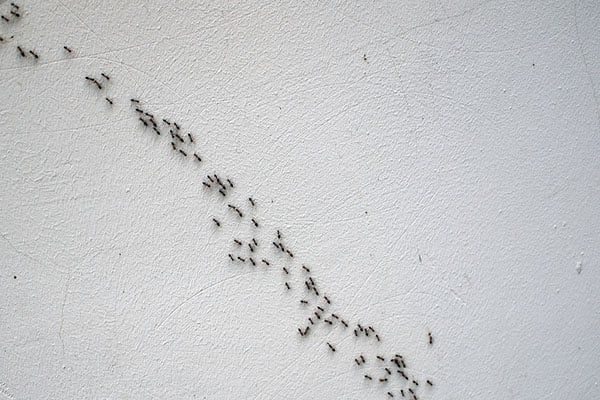
#> input picture image/edge_detection_1.jpg, 600 x 400 px
$ python main.py
#> lines starting #> are read from the running program, lines starting #| are printed output that depends on the picture; after the words box and inside, x2 and y2 are one past the last pixel; in counts of white or black regions, pixels touching at a corner belong together
#> in main, semut is the input picture: shape (400, 600, 3); mean B, G, R 202.3, 200.5, 199.6
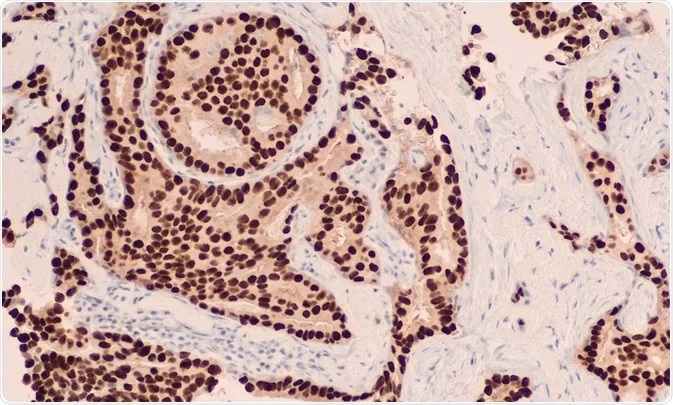
#> input picture image/edge_detection_2.jpg, 673 x 405 px
#> in main, bakteri is the input picture: shape (405, 673, 3); mean B, G, R 164.1, 169, 198.7
import cv2
import copy


def count_object(
    img: cv2.UMat, min_area: float, t1: float, t2: float
) -> (int, cv2.UMat):
#> called with min_area = 10, t1 = 0, t2 = 100
    img_cpy = copy.deepcopy(img)
    gray = cv2.cvtColor(img, cv2.COLOR_BGR2GRAY)
    edges = cv2.Canny(gray, t1, t2)
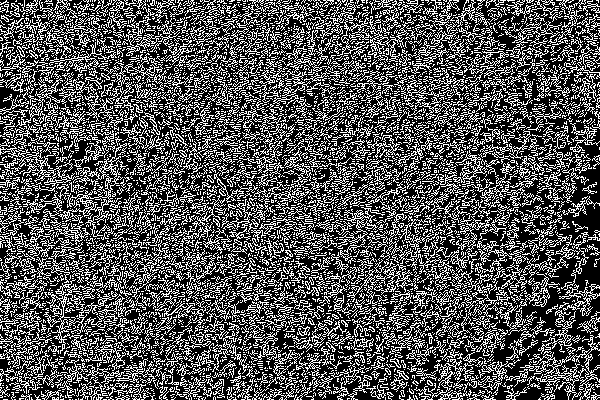
#> edges: shape (400, 600); 32.7% white in thin lines or dots
    contours, _ = cv2.findContours(edges, cv2.RETR_EXTERNAL, cv2.CHAIN_APPROX_SIMPLE)
#> contours = 4489 contours, 4185 with area under 20; largest, box (x1, y1, x2, y2) and area: (46, 279, 114, 354) 1037, (520, 335, 600, 400) 849, (58, 143, 128, 237) 738, (0, 139, 79, 187) 450, (0, 78, 86, 130) 268
    count = 0
    min_area = min_area
    for contour in contours:
        if cv2.contourArea(contour) >= min_area:
            count += 1
            cv2.drawContours(img_cpy, [contour], -1, (0, 255, 0), 2)
#> this loop made 4489 passes
#> contour on passes 1 to 3: [[103, 399], [106, 399]], [[75, 399], [76, 399]], [[72, 399]]
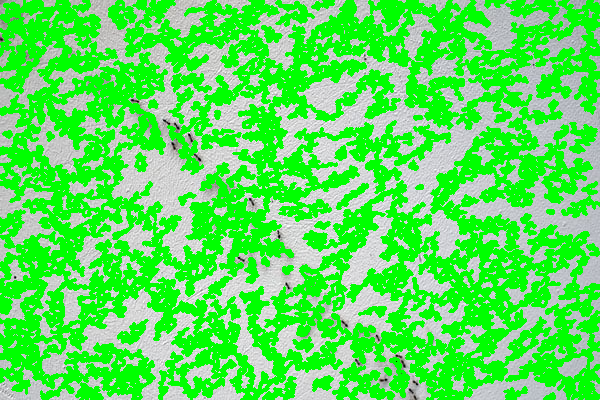
#> img_cpy: shape (400, 600, 3); mean B, G, R 90.3, 231.4, 89.1
#> after the loop, count = 547
    return count, img_cpy


original = None
contour = None
count = 0
semut = None
bakteri = None


def on_change(val):
    global contour, count

    lower = cv2.getTrackbarPos("Lower", "Edges")
    upper = cv2.getTrackbarPos("Upper", "Edges")
    area = cv2.getTrackbarPos("Area", "Edges")
    switch = cv2.getTrackbarPos("Switch", "Edges")

    if switch == 0:
        original = semut
    else:
        original = bakteri

    count, contour = count_object(original, area, lower, upper)

    cv2.putText(
        contour,
        f"count = {count}",
        (20, 40),
        cv2.FONT_HERSHEY_SIMPLEX,
        1,
        (255, 255, 255),
        2,
        cv2.LINE_AA,
    )

    cv2.imshow("Edges", contour)
    cv2.imshow("Original", original)

    print(count)


def main():
    global original, contour, count, semut, bakteri

    semut = cv2.imread("./image/edge_detection_1.jpg")
    bakteri = cv2.imread("./image/edge_detection_2.jpg")

    original = semut

    count, contour = count_object(original, 10, 0, 100)
#> count = 547
    print(count)
#| 547

    cv2.imshow("Edges", contour)
    cv2.imshow("Original", original)

    cv2.createTrackbar("Switch", "Edges", 0, 1, on_change)
    cv2.createTrackbar("Lower", "Edges", 50, 255, on_change)
    cv2.createTrackbar("Upper", "Edges", 150, 255, on_change)
    cv2.createTrackbar("Area", "Edges", 10, 255, on_change)

    cv2.waitKey(0)
    cv2.destroyAllWindows


if __name__ == "__main__":
    main()
